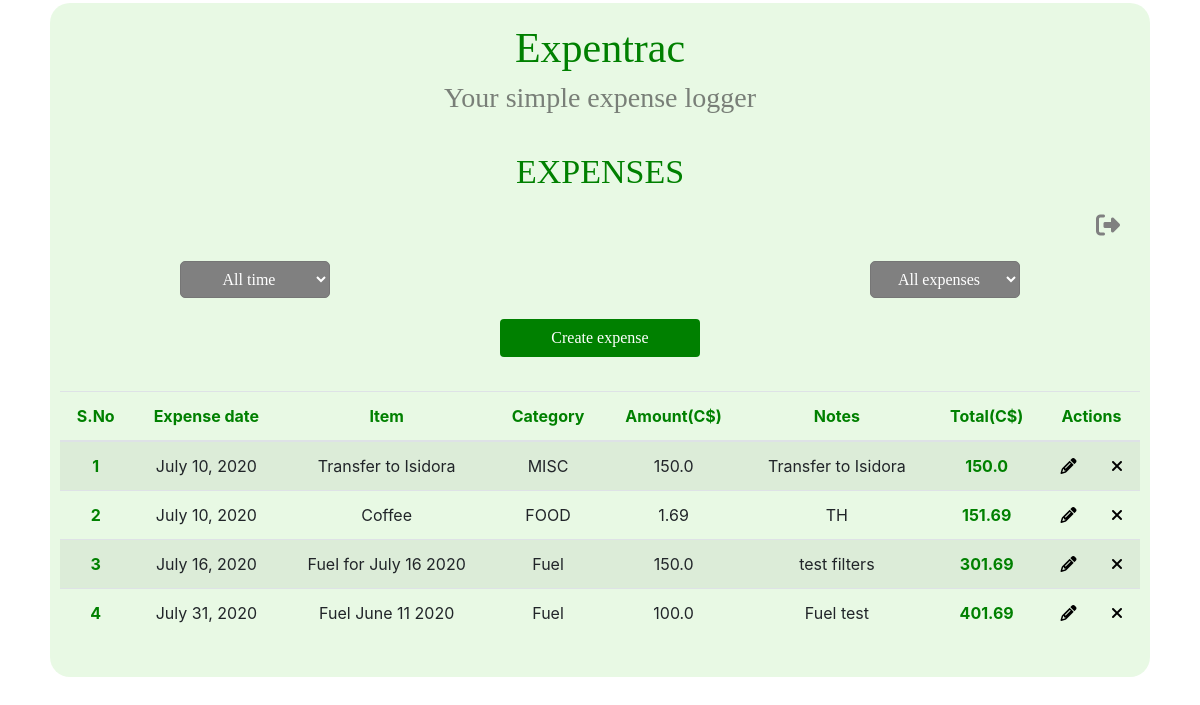
The app's page /tracker/sandsouza (signed in), older data.
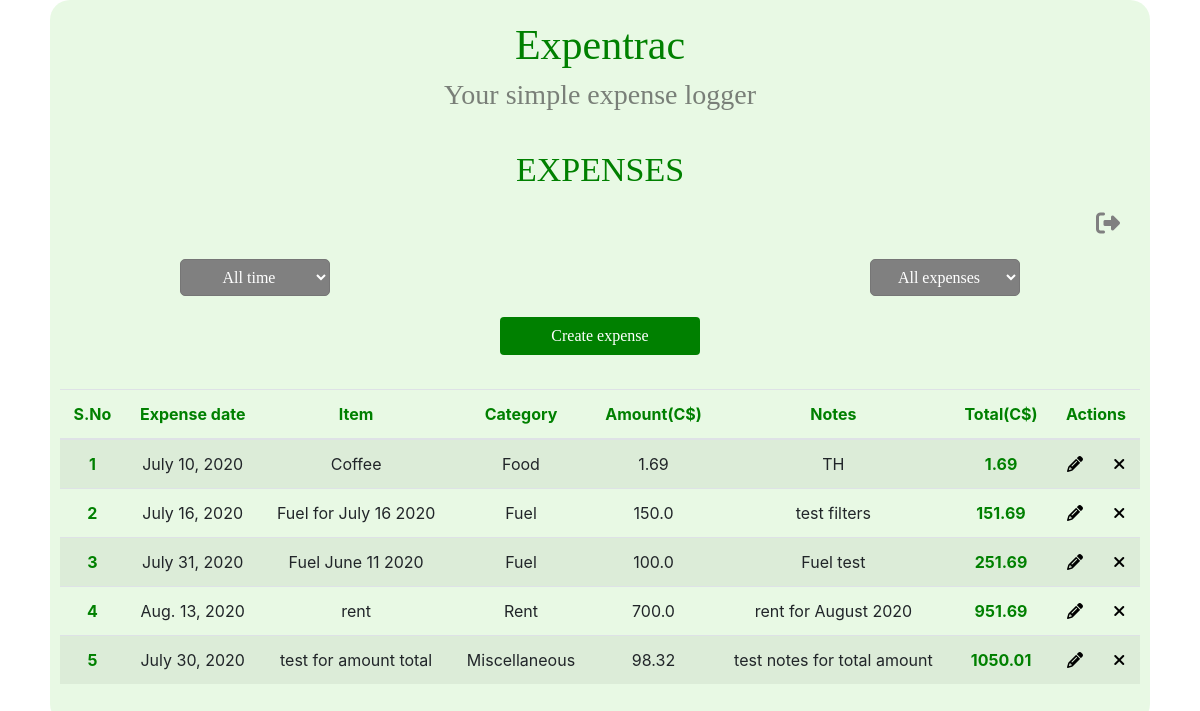
The same page, newer data.
### tracker/models.py (models this page shows, shortened)
class Expense(models.Model):
    user = models.ForeignKey(settings.AUTH_USER_MODEL, default=0, on_delete=models.CASCADE)
    CATEGORY_CHOICES = [
        ("Clothing", "Clothing"),
        ("Food", "Food"),
        ("Fuel", "Fuel"),
        ("Rent", "Rent"),
        ("Utilities", "Utilities"),
        ("Phone", "Phone"),
        ("Education", "Education"),
        ("Miscellaneous", "Miscellaneous"),
    ]
    date = models.DateField('Date of expense', null=True)   # saved in format yyyy-mm-dd
    item = models.CharField(max_length=100, null=False, blank=False)
    category = models.CharField(max_length=20, choices=CATEGORY_CHOICES, null=True, blank=True)
    amount = models.FloatField(null=False, blank=False)
    notes = models.CharField(max_length=200, null=True, blank=True)

### tracker/views.py (the view)
# urls.py: path('tracker/<username>', views.tracker_page, name='tracker'),
@login_required()
def tracker_page(request, username):
    month_year = []
    categories = [verb_cat for code, verb_cat in Expense.CATEGORY_CHOICES]
    data = Expense.objects.filter(user=User.objects.get(username=username))
    for exp_item in data:  # get the month and year of each exp item and append to the list for the filters
        m = get_month(exp_item.date)
        y = get_year(exp_item.date)
        month_year.append(str(m)+" "+str(y))
    month_year = set(month_year)  # remove duplicates
    initial = 0
    for exp_item in data:
        total_after_exp = initial + exp_item.amount
        initial = initial + exp_item.amount
        exp_item.total_after_expense = total_after_exp   # adding another attribute to the object : total_after_expense
    if request.user.username == username:   # if the user changes the URL unwittingly or otherwise to that of another user, the page would require a login
        return shortcuts.render(request, 'tracker/trackerTable.html', {'categories': categories, 'month_year': month_year, 'object_list': data})
    else:
        return HttpResponseRedirect('/')

### tracker/views.py (called while the page is built)
def get_month(date):
    return calendar.month_name[date.month]

def get_year(date):
    return date.year

### tracker/templates/tracker/trackerTable.html (shortened to what this page needs)
{% extends "./base.html" %}
    {% block title %} EXPENSES {% endblock title %}
    {% block content %}
    <div class="logout"> <a href="/logout"><i class="fa fa-sign-out" aria-hidden="true" title="Logout" id="logout"></i> </a></div>
    <div class="filt_container">
        <div class="select-div month">
            <select id="month_filter" onchange="filt_function_month()" class='form-control1'>
                <option selected> All time </option>
            </select>
        </div>
        <div class="select-div category">
            <select id="category_filter" onchange="filt_function_category()" class='form-control1'>
                <option selected >All expenses</option>
            </select>
        </div>
    </div>
    <button id="create-expense" class="btn" type="button" name="button">Create expense</button>
    <table id="table" class="table table-striped">
        <thead>
        <tr>
            <th scope="col">S.No</th>
            <th scope="col">Expense date</th>
            <th scope="col">Item</th>
            <th scope="col">Category</th>
            <th scope="col">Amount(C$)</th>
            <th scope="col">Notes</th>
            <th scope="col">Total(C$)</th>
            <th colspan="2">Actions</th>
        </tr>
      </thead>
      <tbody>
          {% for tracker in object_list %}
                <tr id={{ tracker.id }}>
                    <th scope="row">{{ forloop.counter }}</th>
                    <td>{{ tracker.date }}</td>
                    <td>{{ tracker.item }}</td>
                    <td>{{ tracker.category }}</td>
                    <td>{{ tracker.amount }}</td>
                    <td>{{ tracker.notes }}</td>
                    <td style="color: green;"><strong>{{ tracker.total_after_expense }}</strong></td>
                    <td> <a class="tracker_controls1" id="c"><i class="fa fa-pencil edit-expense " title="Edit" data-form-url="{% url 'tracker_row_edit' tracker.id %}"></i></a></td>
                    <td> <a href="{% url 'tracker_row_delete' id=tracker.id %}" class="tracker_controls2" id="d"><i class="fa fa-times del-expense" title="Delete"></i></a></td>
                </tr>
            {% endfor %}
      </tbody>
    </table>
    {% endblock content %}

### tracker/templates/tracker/base.html (shortened to what this page needs)
<!DOCTYPE html>
<html lang="en" xmlns="http://www.w3.org/1999/html">
<head>
    {% load static %}
    {% load bootstrap4 %}
    {% bootstrap_css %}
    <link rel = "stylesheet" type="text/css" href="../static/tracker/style.css">
</head>
<body onload="onpageload();">
    <div class="main_div">
        <div class="main_sec" id="primary">
            <div class="logo_div">
                <h1> Expentrac </h1>
                <h4> Your simple expense logger </h4>
            </div>
            <div class="work_space">
                <p class="page_title"> {% block title %}  {% endblock title %} </p>
                {% block content %} {% endblock content %}
            </div>
        </div>
    </div>
</body>
</html>

### tracker/static/tracker/style.css (style rules this page uses)
.main_div { height: 85%; width: 100%; align-items: center; box-sizing: border-box; position: absolute; flex-direction: column; display: flex; }
.main_sec { background-color: rgba(185, 237, 171, 0.327); border-radius: 20px; margin: auto; width: 1100px; height: auto; display: block; text-align: center; align-content: center; position: relative; padding: 20px 10px 24px; }
.logo_div { text-align: center; }
.logo_div h1 { color: green; font-size: 42px; font-family: "Comic Sans MS"; }
.logo_div h4 { color: rgba(61, 61, 61, 0.65); font-size: 28px; font-family: "Comic Sans MS"; }
.work_space p.page_title { color: green; font-size: 34px; font-family: "Bradley Hand"; }
button { border : none; border-radius: 10px; text-align: center; width: 10%; color: white; padding: 10px 15px; margin: 10px 5px; box-sizing: border-box; background-color: green; font-weight: bold; cursor: pointer; }
i#logout { color: gray; float: right; margin: 0 20px; font-size: 24px; }
div.filt_container { position: relative; }
.form-control1 { position: relative; width: 150px; height: 37px; font-family: "Comic Sans MS"; border-radius: 5px; color: white; background-color: gray; font-size: 16px; font-family: "Comic Sans MS"; text-align: center; cursor: pointer; padding: 0 10px; }
.month { float: left; margin-left: 120px; }
.category { float: right; margin-right: 120px; }
table th { color: green; }
a { color: black; }
button#create-expense { background-color: green; font-family: "Comic Sans MS"; color: white; width: 200px; }
i { cursor : pointer; }

Row changes from the older to the newer data that the page shows:
removed Expense: date "July 10, 2020", item "Transfer to Isidora", category "MISC", amount "150.0", notes "Transfer to Isidora", total_after_expense "150.0"
changed Expense "Coffee": category "FOOD" → "Food"; total_after_expense "151.69" → "1.69"
computed for Expense "July 16, 2020": total_after_expense "301.69" → "151.69"
computed for Expense "July 31, 2020": total_after_expense "401.69" → "251.69"
added Expense: date "Aug. 13, 2020", item "rent", category "Rent", amount "700.0", notes "rent for August 2020", total_after_expense "951.69"
added Expense: date "July 30, 2020", item "test for amount total", category "Miscellaneous", amount "98.32", notes "test notes for total amount", total_after_expense "1050.01"
